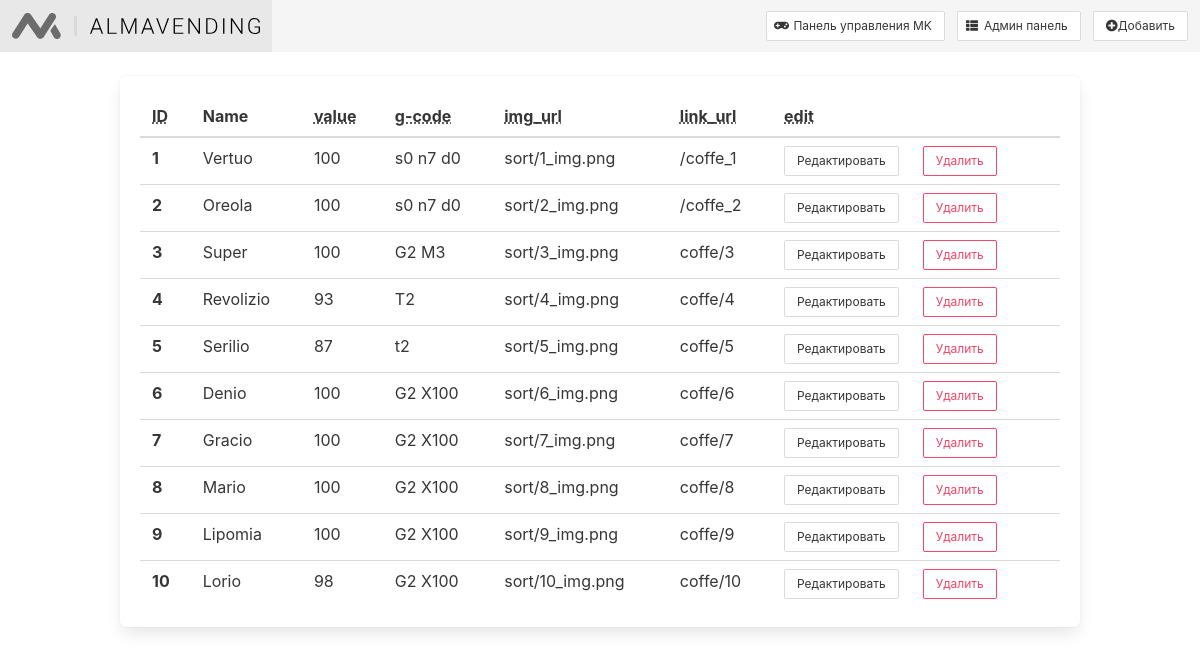
The page /admin/ on the database as committed earlier.
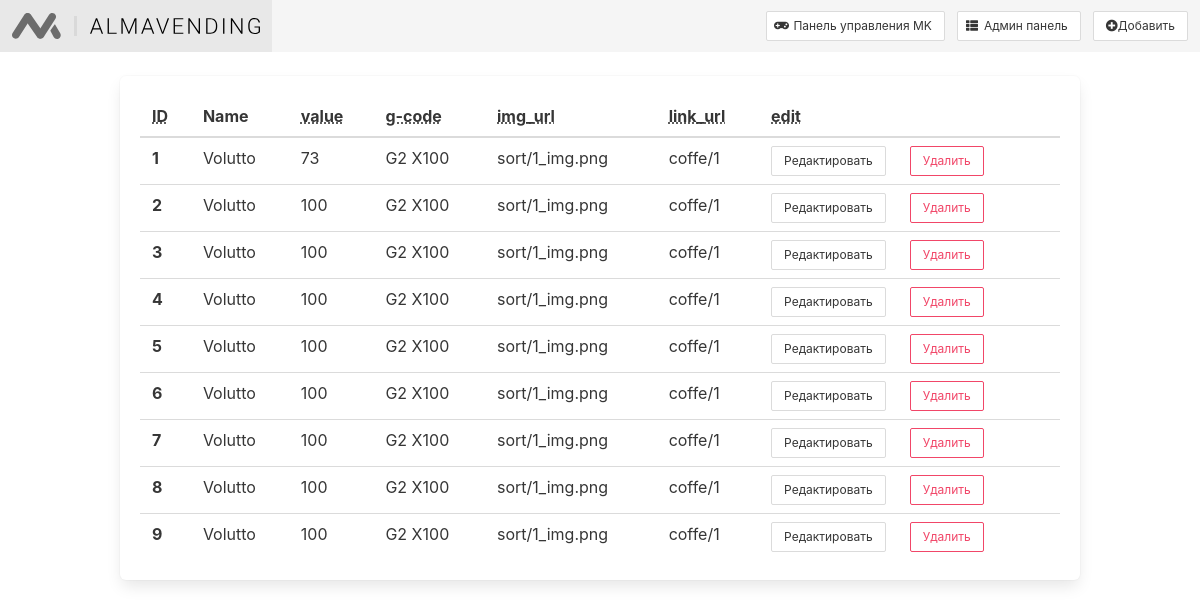
The same page on the database as committed later.
### tables this page shows
CREATE TABLE coffe(
        id INTEGER NOT NULL PRIMARY KEY AUTOINCREMENT,
        name TEXT NOT NULL,
        descriptions TEXT nOT NULL,
        short_description TEXT NOT NULL,
        price INTEGER NOT NULL,
        value INTEGER NOT NULL,
        g_code TEXT NOT NULL,
        img_url TEXT NOT NULL,
        link_url TEXT NOT NULL,
        flavor TEXT NOT NULL,
        roasting TEXT NOT NULL,
        grain TEXT NOT NULL,
        country TEXT NOT NULL,
        intensity TEXT NOT NULL,
        brand TEXT NOT NULL
        );

### app.py (the view)
@app.route("/admin", methods=["POST", "GET"])
@app.route('/admin/')
def admin():
    db = get_db()
    dbase = FDataBase(db)
    return render_template('admin.html', coffe = dbase.getCoffe())

### FDataBase.py (called while the page is built)
    def getCoffe(self):
        sql = '''SELECT * FROM coffe'''
        try:
            self.__cur.execute(sql)
            res = self.__cur.fetchall()
            if res: return res
        except:
            print("Ошибка чтения из БД")
        return []

### app.py (called while the page is built)
def connect_db():
    conn = sqlite3.connect(app.config['DATABASE'])
    conn.row_factory = sqlite3.Row
    return conn

def get_db():
    if not hasattr(g, 'link_db'):
        g.link_db = connect_db()
    return g.link_db

### templates/admin.html
{% extends 'base.html' %}
{% block content %}
    <br>
    <div class="box">
      <table class="table is-fullwidth">
        <thead>
                <tr>
                  <th><abbr title="ID">ID</abbr></th>
                  <th><abbr title="Name"></abbr>Name</th>
                  <th><abbr title="value">value</abbr></th>
                  <th><abbr title="g-code">g-code</abbr></th>
                  <th><abbr title="img_url">img_url</abbr></th>
                  <th><abbr title="link_url">link_url</abbr></th>
                  <th><abbr title="edit">edit</abbr></th>
                </tr>
        </thead>
        <tbody>
                {% for n in coffe %}
                <tr>
                    <th>{{ n.id }}</th>
                    <td>{{ n.name }} </td>
                    <td>{{ n.value }} </td>
                    <td>{{ n.g_code }}</td>
                    <td>{{ n.img_url }}</td>
                    <td>{{ n.link_url }}</td>
                    <td>
                        <div class="field is-grouped">
                            <p class="control">
                              <a class="button is-small" href="/admin/edit/{{ n.id }}">
                                Редактировать
                              </a>
                            </p>
                            <p class="control">
                                <form action="{{ url_for('delete', id_coffe=n['id']) }}" method="POST">
                                    <button class="button is-danger is-outlined is-small" type="submit">Удалить</button>
                                </form>
                            </p>
                        </div>
                    </td>
                </tr>
                {% endfor %}
        </tbody>
      </table>
    </div>
{% endblock %}

### templates/base.html (shortened to what this page needs)
<!DOCTYPE html>
<html lang="en">
<head>
    <link rel="stylesheet" href="https://cdn.jsdelivr.net/npm/bulma@0.9.1/css/bulma.min.css">
    <link type="text/css" rel="stylesheet" href="{{ url_for('static', filename='css/all.css') }}">
    <link type="text/css" rel="stylesheet" href="{{ url_for('static', filename='css/styles.css') }}" />
</head>
<body>
    <nav class="navbar is-light">
        <div class="navbar-brand">
          <a class="navbar-item" href="{{ url_for('index') }}">
            <img src="{{ url_for('static', filename='logo.svg')}}" alt="Bulma: a modern CSS framework based on Flexbox" width="248" height="26">
          </a>
        </div>
        <div id="navbarExampleTransparentExample" class="navbar-menu">
          <div class="navbar-end">
            <div class="navbar-item">
              <div class="field is-grouped is-grouped-right">
                <p class="control">
                  <a class="button is-small" href="{{ url_for('control') }}">
                    <span class="icon is-small">
                      <i class="fas fa-gamepad"></i>
                    </span>
                    <span>Панель управления MK</span>
                  </a>
                </p>
                <p class="control">
                  <a class="button is-small" href="{{ url_for('admin') }}">
                    <span class="icon is-small">
                      <i class="fas fa-th-list"></i>
                    </span>
                    <span>Админ панель</span>
                  </a>
                </p>
                <p class="control">
                  <a class="button is-small" href="{{ url_for('add_coffe') }}">
                    <span clas="icon is-small">
                      <i class="fas fa-plus-circle"></i>
                    </span>
                    <span>Добавить</span>
                  </a>
                </p>
              </div>
            </div>
          </div>
        </div>
      </nav>
    <div class="container ">
        {% block content %} {% endblock %}
    </div>
</body>
</html>

### static/css/all.css (style rules this page uses)
.fa, .fas, .far, .fal, .fad, .fab { -moz-osx-font-smoothing: grayscale; -webkit-font-smoothing: antialiased; display: inline-block; font-style: normal; font-variant: normal; text-rendering: auto; line-height: 1; }
.fa-gamepad:before { content: "\f11b"; }
.fa-plus-circle:before { content: "\f055"; }
.fa-th-list:before { content: "\f00b"; }
.fa, .fas { font-family: 'Font Awesome 5 Free'; font-weight: 900; }

### static/css/styles.css (style rules this page uses)
html { height: 100%; }
body { min-height: 100%; }

Rows that differ between the two databases and show on the page:
removed coffe: id "10", name "Lorio", value "98", g_code "G2 X100", img_url "sort/10_img.png", link_url "coffe/10"
changed coffe id 1: name "Vertuo" → "Volutto"; value "100" → "73"; g_code "s0 n7 d0" → "G2 X100"; link_url "/coffe_1" → "coffe/1"
changed coffe id 2: name "Oreola" → "Volutto"; g_code "s0 n7 d0" → "G2 X100"; img_url "sort/2_img.png" → "sort/1_img.png"; link_url "/coffe_2" → "coffe/1"
changed coffe id 3: name "Super" → "Volutto"; g_code "G2 M3" → "G2 X100"; img_url "sort/3_img.png" → "sort/1_img.png"; link_url "coffe/3" → "coffe/1"
changed coffe id 4: name "Revolizio" → "Volutto"; value "93" → "100"; g_code "T2" → "G2 X100"; img_url "sort/4_img.png" → "sort/1_img.png"; link_url "coffe/4" → "coffe/1"
changed coffe id 5: name "Serilio" → "Volutto"; value "87" → "100"; g_code "t2" → "G2 X100"; img_url "sort/5_img.png" → "sort/1_img.png"; link_url "coffe/5" → "coffe/1"
changed coffe id 6: name "Denio" → "Volutto"; img_url "sort/6_img.png" → "sort/1_img.png"; link_url "coffe/6" → "coffe/1"
changed coffe id 7: name "Gracio" → "Volutto"; img_url "sort/7_img.png" → "sort/1_img.png"; link_url "coffe/7" → "coffe/1"
changed coffe id 8: name "Mario" → "Volutto"; img_url "sort/8_img.png" → "sort/1_img.png"; link_url "coffe/8" → "coffe/1"
changed coffe id 9: name "Lipomia" → "Volutto"; img_url "sort/9_img.png" → "sort/1_img.png"; link_url "coffe/9" → "coffe/1"
